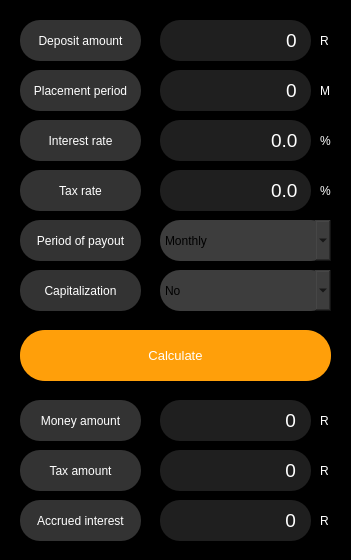
<?xml version="1.0" encoding="UTF-8"?>
<ui version="4.0">
 <class>Deposit</class>
 <widget class="QWidget" name="Deposit">
  <property name="geometry">
   <rect>
    <x>0</x>
    <y>0</y>
    <width>351</width>
    <height>560</height>
   </rect>
  </property>
  <property name="windowTitle">
   <string>Form</string>
  </property>
  <property name="styleSheet">
   <string notr="true">QWidget{background-color:black;}

QLabel{
	background-color:rgb(51,51,51);
	border: 10px;
	border-radius:20px;
	color:white;
}
QDoubleSpinBox{
	background-color:rgb(31,31,31);
	font-size:14pt;
	border-radius:20px;
	padding-right:10px;
	color:white;
}</string>
  </property>
  <widget class="QLabel" name="label_4">
   <property name="geometry">
    <rect>
     <x>20</x>
     <y>20</y>
     <width>121</width>
     <height>41</height>
    </rect>
   </property>
   <property name="text">
    <string>Deposit amount</string>
   </property>
   <property name="alignment">
    <set>Qt::AlignCenter</set>
   </property>
  </widget>
  <widget class="QLabel" name="label_5">
   <property name="geometry">
    <rect>
     <x>20</x>
     <y>70</y>
     <width>121</width>
     <height>41</height>
    </rect>
   </property>
   <property name="text">
    <string>Placement period</string>
   </property>
   <property name="alignment">
    <set>Qt::AlignCenter</set>
   </property>
  </widget>
  <widget class="QLabel" name="label_6">
   <property name="geometry">
    <rect>
     <x>20</x>
     <y>120</y>
     <width>121</width>
     <height>41</height>
    </rect>
   </property>
   <property name="text">
    <string>Interest rate</string>
   </property>
   <property name="alignment">
    <set>Qt::AlignCenter</set>
   </property>
  </widget>
  <widget class="QLabel" name="label_7">
   <property name="geometry">
    <rect>
     <x>20</x>
     <y>170</y>
     <width>121</width>
     <height>41</height>
    </rect>
   </property>
   <property name="text">
    <string>Tax rate</string>
   </property>
   <property name="alignment">
    <set>Qt::AlignCenter</set>
   </property>
  </widget>
  <widget class="QLabel" name="label_8">
   <property name="geometry">
    <rect>
     <x>20</x>
     <y>450</y>
     <width>121</width>
     <height>41</height>
    </rect>
   </property>
   <property name="text">
    <string>Tax amount</string>
   </property>
   <property name="alignment">
    <set>Qt::AlignCenter</set>
   </property>
  </widget>
  <widget class="QLabel" name="label_9">
   <property name="geometry">
    <rect>
     <x>20</x>
     <y>500</y>
     <width>121</width>
     <height>41</height>
    </rect>
   </property>
   <property name="text">
    <string>Accrued interest</string>
   </property>
   <property name="alignment">
    <set>Qt::AlignCenter</set>
   </property>
  </widget>
  <widget class="QLabel" name="label_10">
   <property name="geometry">
    <rect>
     <x>20</x>
     <y>400</y>
     <width>121</width>
     <height>41</height>
    </rect>
   </property>
   <property name="text">
    <string>Money amount</string>
   </property>
   <property name="alignment">
    <set>Qt::AlignCenter</set>
   </property>
  </widget>
  <widget class="QComboBox" name="payout">
   <property name="geometry">
    <rect>
     <x>160</x>
     <y>220</y>
     <width>171</width>
     <height>41</height>
    </rect>
   </property>
   <property name="layoutDirection">
    <enum>Qt::LeftToRight</enum>
   </property>
   <property name="styleSheet">
    <string notr="true">QComboBox{
	background-color:rgb(61,61,61);
	border-radius:20px;
}</string>
   </property>
   <property name="currentIndex">
    <number>0</number>
   </property>
   <property name="insertPolicy">
    <enum>QComboBox::InsertAtBottom</enum>
   </property>
   <item>
    <property name="text">
     <string>Monthly</string>
    </property>
   </item>
   <item>
    <property name="text">
     <string>Quarterly</string>
    </property>
   </item>
   <item>
    <property name="text">
     <string>Annualy</string>
    </property>
   </item>
   <item>
    <property name="text">
     <string>At the end</string>
    </property>
   </item>
  </widget>
  <widget class="QLabel" name="label_11">
   <property name="geometry">
    <rect>
     <x>20</x>
     <y>220</y>
     <width>121</width>
     <height>41</height>
    </rect>
   </property>
   <property name="text">
    <string>Period of payout</string>
   </property>
   <property name="alignment">
    <set>Qt::AlignCenter</set>
   </property>
  </widget>
  <widget class="QLabel" name="label_12">
   <property name="geometry">
    <rect>
     <x>20</x>
     <y>270</y>
     <width>121</width>
     <height>41</height>
    </rect>
   </property>
   <property name="text">
    <string>Capitalization</string>
   </property>
   <property name="alignment">
    <set>Qt::AlignCenter</set>
   </property>
  </widget>
  <widget class="QComboBox" name="capital">
   <property name="geometry">
    <rect>
     <x>160</x>
     <y>270</y>
     <width>171</width>
     <height>41</height>
    </rect>
   </property>
   <property name="layoutDirection">
    <enum>Qt::LeftToRight</enum>
   </property>
   <property name="styleSheet">
    <string notr="true">QComboBox{
	background-color:rgb(61,61,61);
	border-radius:20px;
}</string>
   </property>
   <property name="currentIndex">
    <number>0</number>
   </property>
   <property name="insertPolicy">
    <enum>QComboBox::InsertAtBottom</enum>
   </property>
   <item>
    <property name="text">
     <string>No</string>
    </property>
   </item>
   <item>
    <property name="text">
     <string>Monthly</string>
    </property>
   </item>
   <item>
    <property name="text">
     <string>Quarterly</string>
    </property>
   </item>
   <item>
    <property name="text">
     <string>Annualy</string>
    </property>
   </item>
  </widget>
  <widget class="QDoubleSpinBox" name="sum">
   <property name="geometry">
    <rect>
     <x>160</x>
     <y>20</y>
     <width>151</width>
     <height>41</height>
    </rect>
   </property>
   <property name="alignment">
    <set>Qt::AlignRight|Qt::AlignTrailing|Qt::AlignVCenter</set>
   </property>
   <property name="buttonSymbols">
    <enum>QAbstractSpinBox::NoButtons</enum>
   </property>
   <property name="prefix">
    <string/>
   </property>
   <property name="suffix">
    <string/>
   </property>
   <property name="decimals">
    <number>0</number>
   </property>
   <property name="maximum">
    <double>1000000000.000000000000000</double>
   </property>
  </widget>
  <widget class="QDoubleSpinBox" name="term">
   <property name="geometry">
    <rect>
     <x>160</x>
     <y>70</y>
     <width>151</width>
     <height>41</height>
    </rect>
   </property>
   <property name="alignment">
    <set>Qt::AlignRight|Qt::AlignTrailing|Qt::AlignVCenter</set>
   </property>
   <property name="buttonSymbols">
    <enum>QAbstractSpinBox::NoButtons</enum>
   </property>
   <property name="prefix">
    <string/>
   </property>
   <property name="suffix">
    <string/>
   </property>
   <property name="decimals">
    <number>0</number>
   </property>
   <property name="maximum">
    <double>1000000000.000000000000000</double>
   </property>
  </widget>
  <widget class="QDoubleSpinBox" name="percent">
   <property name="geometry">
    <rect>
     <x>160</x>
     <y>120</y>
     <width>151</width>
     <height>41</height>
    </rect>
   </property>
   <property name="alignment">
    <set>Qt::AlignRight|Qt::AlignTrailing|Qt::AlignVCenter</set>
   </property>
   <property name="buttonSymbols">
    <enum>QAbstractSpinBox::NoButtons</enum>
   </property>
   <property name="prefix">
    <string/>
   </property>
   <property name="suffix">
    <string/>
   </property>
   <property name="decimals">
    <number>1</number>
   </property>
   <property name="maximum">
    <double>1000000000.000000000000000</double>
   </property>
  </widget>
  <widget class="QDoubleSpinBox" name="tax">
   <property name="geometry">
    <rect>
     <x>160</x>
     <y>170</y>
     <width>151</width>
     <height>41</height>
    </rect>
   </property>
   <property name="alignment">
    <set>Qt::AlignRight|Qt::AlignTrailing|Qt::AlignVCenter</set>
   </property>
   <property name="buttonSymbols">
    <enum>QAbstractSpinBox::NoButtons</enum>
   </property>
   <property name="prefix">
    <string/>
   </property>
   <property name="suffix">
    <string/>
   </property>
   <property name="decimals">
    <number>1</number>
   </property>
   <property name="maximum">
    <double>1000000000.000000000000000</double>
   </property>
  </widget>
  <widget class="QLabel" name="money">
   <property name="geometry">
    <rect>
     <x>160</x>
     <y>400</y>
     <width>151</width>
     <height>41</height>
    </rect>
   </property>
   <property name="styleSheet">
    <string notr="true">	background-color:rgb(31,31,31);
	font-size:14pt;
	border-radius:20px;
	padding-right:10px;
	color:white;</string>
   </property>
   <property name="text">
    <string>0</string>
   </property>
   <property name="alignment">
    <set>Qt::AlignRight|Qt::AlignTrailing|Qt::AlignVCenter</set>
   </property>
  </widget>
  <widget class="QLabel" name="taxes">
   <property name="geometry">
    <rect>
     <x>160</x>
     <y>450</y>
     <width>151</width>
     <height>41</height>
    </rect>
   </property>
   <property name="styleSheet">
    <string notr="true">	background-color:rgb(31,31,31);
	font-size:14pt;
	border-radius:20px;
	padding-right:10px;
	color:white;</string>
   </property>
   <property name="text">
    <string>0</string>
   </property>
   <property name="alignment">
    <set>Qt::AlignRight|Qt::AlignTrailing|Qt::AlignVCenter</set>
   </property>
  </widget>
  <widget class="QLabel" name="rate">
   <property name="geometry">
    <rect>
     <x>160</x>
     <y>500</y>
     <width>151</width>
     <height>41</height>
    </rect>
   </property>
   <property name="styleSheet">
    <string notr="true">	background-color:rgb(31,31,31);
	font-size:14pt;
	border-radius:20px;
	padding-right:10px;
	color:white;</string>
   </property>
   <property name="text">
    <string>0</string>
   </property>
   <property name="alignment">
    <set>Qt::AlignRight|Qt::AlignTrailing|Qt::AlignVCenter</set>
   </property>
  </widget>
  <widget class="QPushButton" name="calculate">
   <property name="geometry">
    <rect>
     <x>20</x>
     <y>330</y>
     <width>311</width>
     <height>51</height>
    </rect>
   </property>
   <property name="styleSheet">
    <string notr="true">QPushButton{
	font-family: &quot;Helvetica&quot;;
	font-size: 10pt;
	color: rgb(255, 255, 255);
	background-color: #FF9F0A;
	border: 10px;
	border-radius: 25px;
}

QPushButton:hover{
	color: rgb(255, 255, 255);
	background-color: rgb(254, 194, 105);
	border: 10px;
	border-radius: 25px;
}

QPushButton:pressed{
	color: rgb(255,255,255);
	background-color: rgb(254, 230, 194);
	border: 10px;
	border-radius: 25px;
}</string>
   </property>
   <property name="text">
    <string>Calculate</string>
   </property>
  </widget>
  <widget class="QLabel" name="label_14">
   <property name="geometry">
    <rect>
     <x>320</x>
     <y>75</y>
     <width>21</width>
     <height>31</height>
    </rect>
   </property>
   <property name="styleSheet">
    <string notr="true">background-color:rgba(0,0,0,0);</string>
   </property>
   <property name="text">
    <string>M</string>
   </property>
  </widget>
  <widget class="QLabel" name="label_15">
   <property name="geometry">
    <rect>
     <x>320</x>
     <y>25</y>
     <width>21</width>
     <height>31</height>
    </rect>
   </property>
   <property name="styleSheet">
    <string notr="true">background-color:rgba(0,0,0,0);</string>
   </property>
   <property name="text">
    <string>R</string>
   </property>
  </widget>
  <widget class="QLabel" name="label_16">
   <property name="geometry">
    <rect>
     <x>320</x>
     <y>125</y>
     <width>21</width>
     <height>31</height>
    </rect>
   </property>
   <property name="styleSheet">
    <string notr="true">background-color:rgba(0,0,0,0);</string>
   </property>
   <property name="text">
    <string>%</string>
   </property>
  </widget>
  <widget class="QLabel" name="label_17">
   <property name="geometry">
    <rect>
     <x>320</x>
     <y>175</y>
     <width>21</width>
     <height>31</height>
    </rect>
   </property>
   <property name="styleSheet">
    <string notr="true">background-color:rgba(0,0,0,0);</string>
   </property>
   <property name="text">
    <string>%</string>
   </property>
  </widget>
  <widget class="QLabel" name="label_18">
   <property name="geometry">
    <rect>
     <x>320</x>
     <y>405</y>
     <width>21</width>
     <height>31</height>
    </rect>
   </property>
   <property name="styleSheet">
    <string notr="true">background-color:rgba(0,0,0,0);</string>
   </property>
   <property name="text">
    <string>R</string>
   </property>
  </widget>
  <widget class="QLabel" name="label_19">
   <property name="geometry">
    <rect>
     <x>320</x>
     <y>455</y>
     <width>21</width>
     <height>31</height>
    </rect>
   </property>
   <property name="styleSheet">
    <string notr="true">background-color:rgba(0,0,0,0);</string>
   </property>
   <property name="text">
    <string>R</string>
   </property>
  </widget>
  <widget class="QLabel" name="label_20">
   <property name="geometry">
    <rect>
     <x>320</x>
     <y>505</y>
     <width>21</width>
     <height>31</height>
    </rect>
   </property>
   <property name="styleSheet">
    <string notr="true">background-color:rgba(0,0,0,0);</string>
   </property>
   <property name="text">
    <string>R</string>
   </property>
  </widget>
 </widget>
 <resources/>
 <connections/>
</ui>
